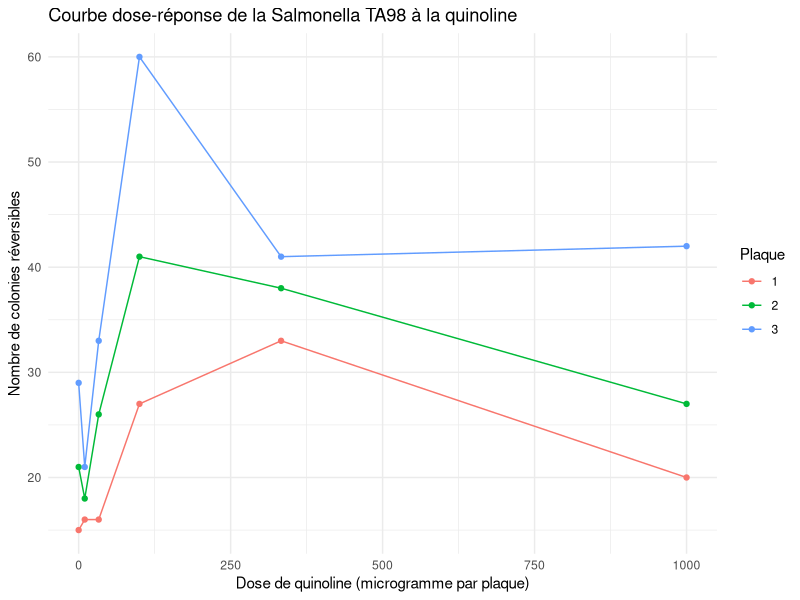

Write R code to recreate this figure.
## ---- chunk 1
# Charger la bibliothèque ggplot2
library(ggplot2)

# Données
y <- matrix(c(15, 21, 29,
              16, 18, 21,
              16, 26, 33,
              27, 41, 60,
              33, 38, 41,
              20, 27, 42), ncol = 3, byrow = TRUE)

x <- c(0, 10, 33, 100, 333, 1000)

# Transformer les données en un dataframe
data <- data.frame(x = rep(x, times = ncol(y)), y = c(y), Plate = factor(rep(1:ncol(y), each = nrow(y))))

# Tracer
ggplot(data, aes(x = x, y = y)) +
  geom_point(aes(color = Plate)) +
  geom_line(aes(group = Plate, color = Plate)) +
  labs(x = "Dose de quinoline (microgramme par plaque)", y = "Nombre de colonies réversibles", color = "Plaque") +
  ggtitle("Courbe dose-réponse de la Salmonella TA98 à la quinoline") +
  theme_minimal()

